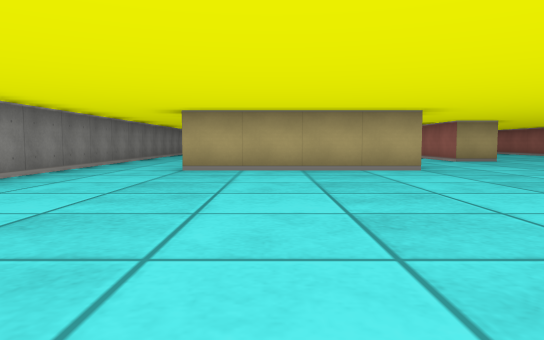
[1] (above)

24 first-person views from a walk through a cub3D level. The camera is about half as high as the walls, tilts 4° down and sees 70° across. The floor is counted in squares. Each view is taken from the middle of a square. On the plan, view 1 faces up. The plan holds only what a view shows up to about 9 squares ahead; the rest is blank.

[2]
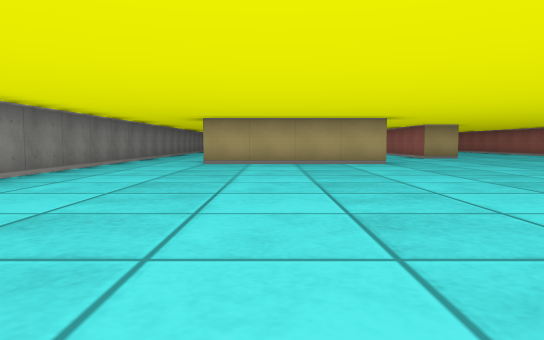

[3]
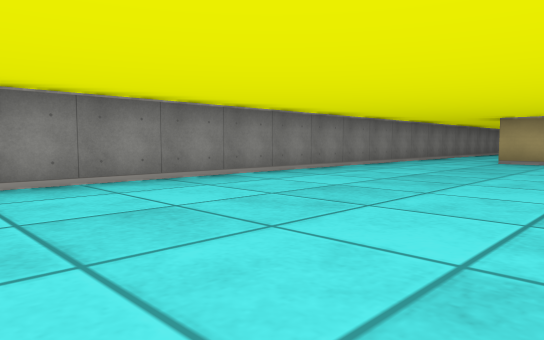

[4]
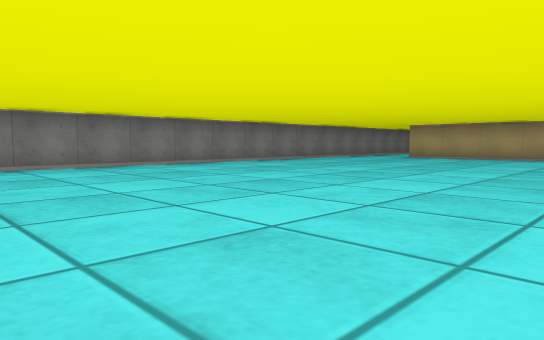

[5]
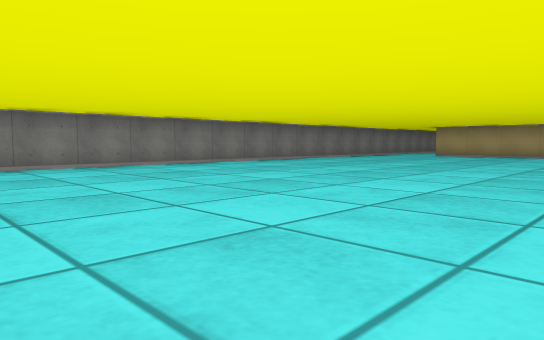

[6]
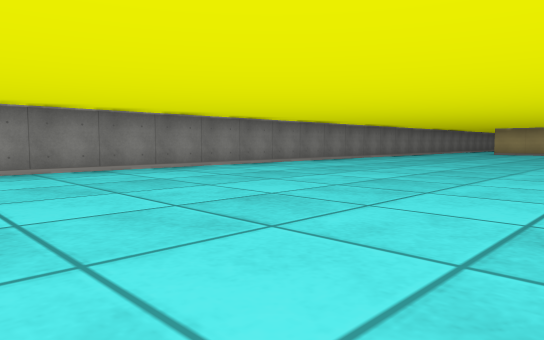

[7]
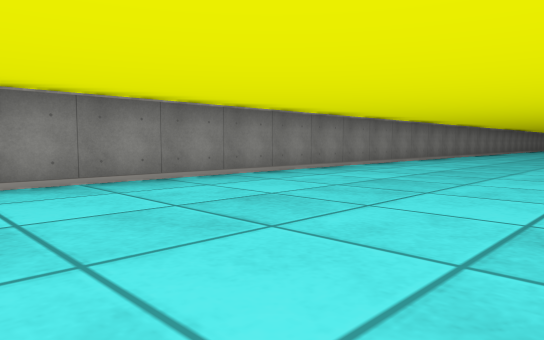

[8]
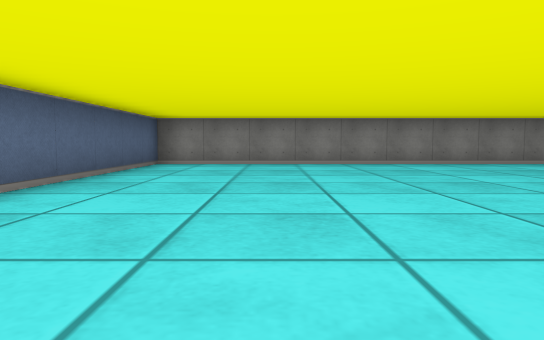

[9]
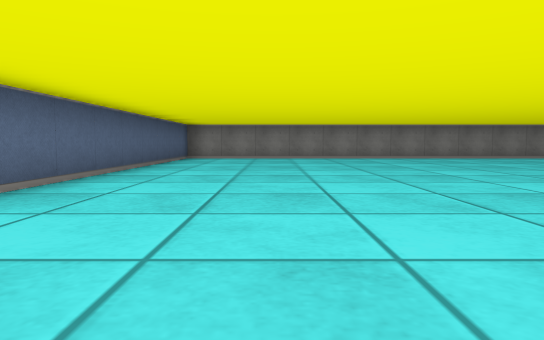

[10]
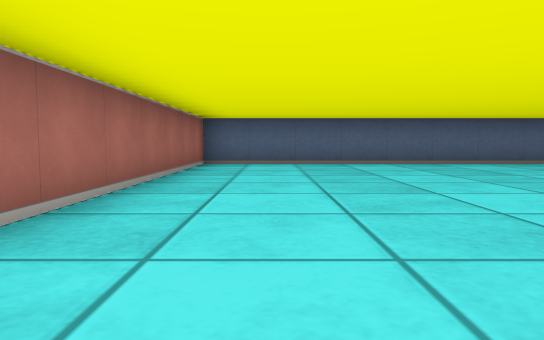

[11]
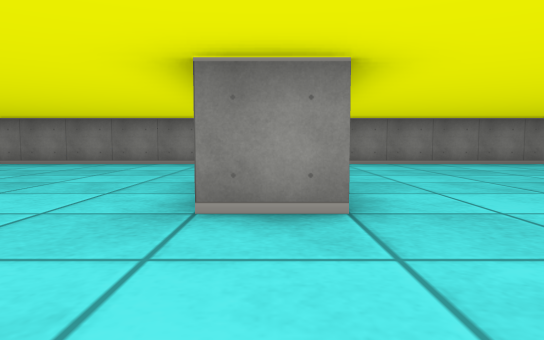

[12]
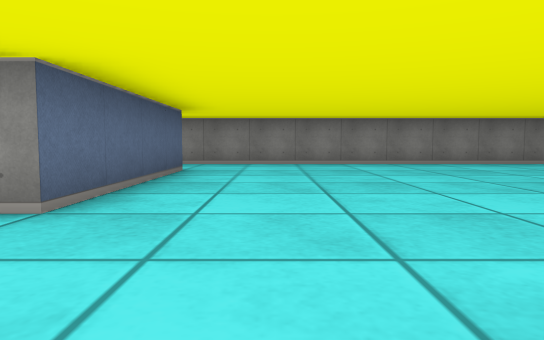

[13]
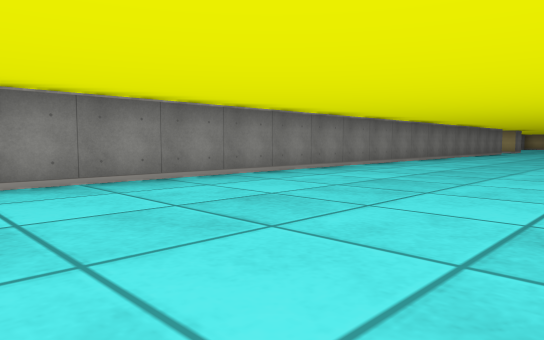

[14]
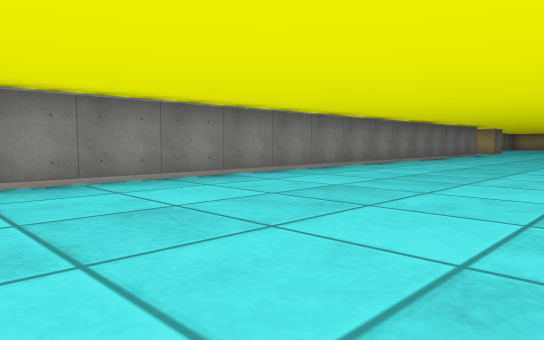

[15]
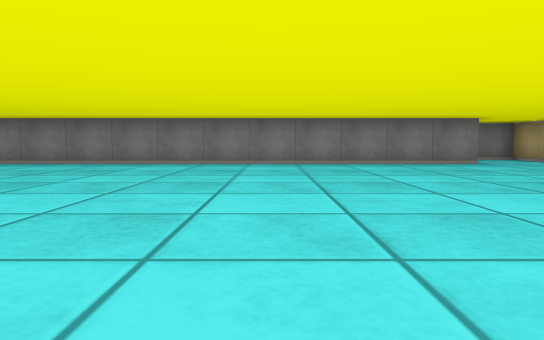

[16]
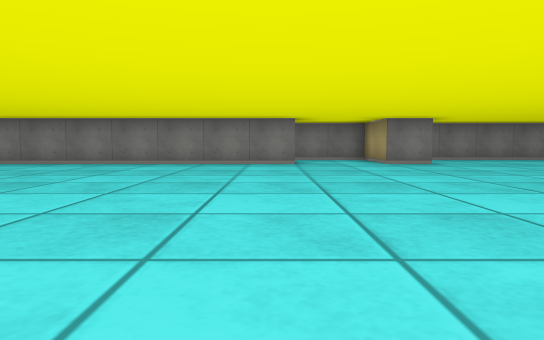

[17]
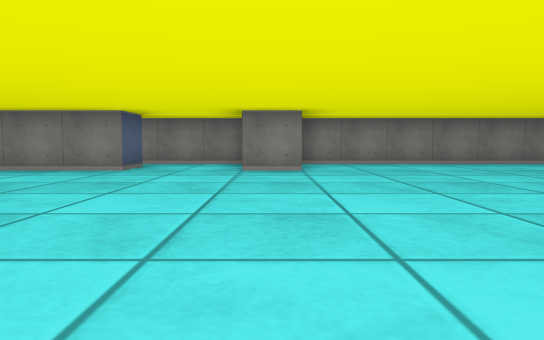

[18]
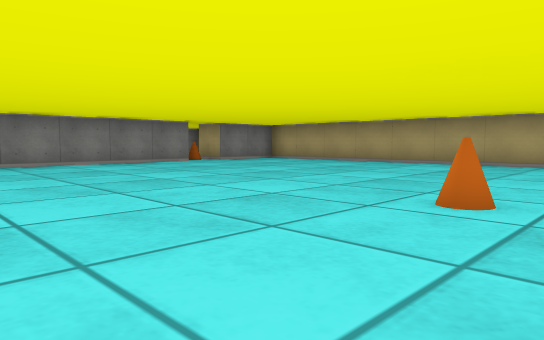

[19]
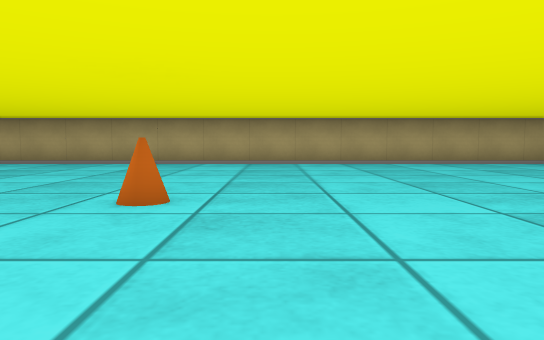

[20]
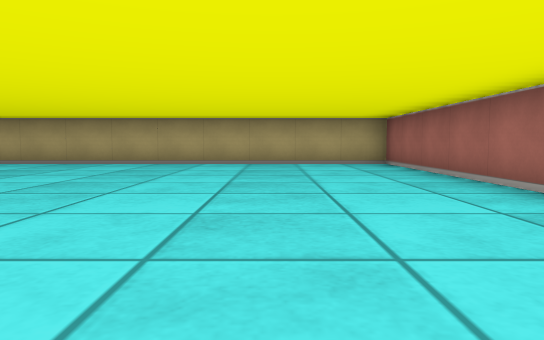

[21]
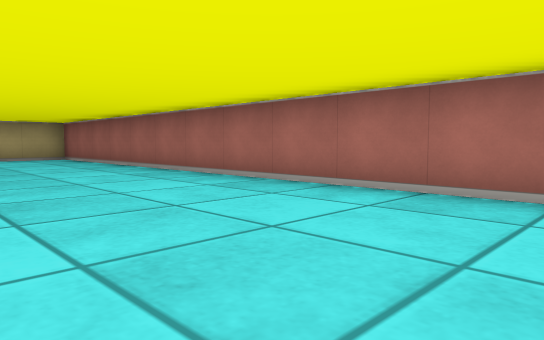

[22]
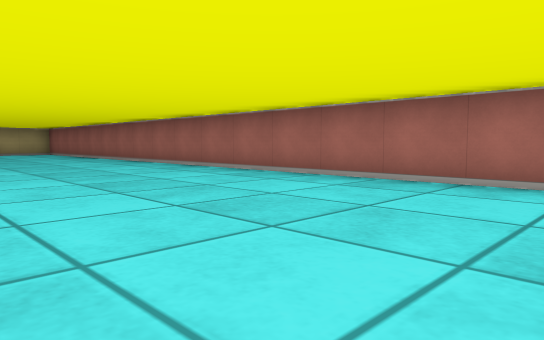

[23]
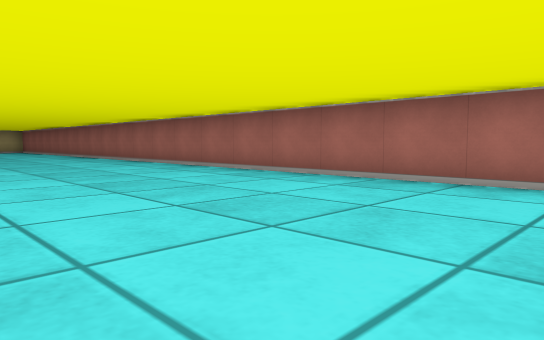

[24]
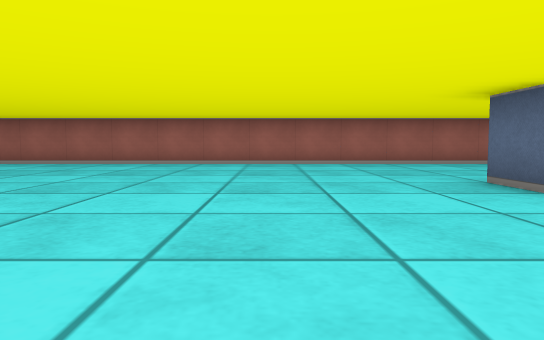

### Floor plan
Points are (right, up) in squares from view 1. A wall is a line through its corners. A room is listed if a view was taken in it or the views show most of it. See-through windows are left out.
Room 1 (views 1, 2, 3, 4, 5, 6, 7, 8, 9, 10, 11)
walls: (2.5, 7.5) (2.5, 6.5) (-1.5, 6.5); (-3.5, 7.5) (-3.5, -16.5) (9.5, -16.5) (9.5, -10)
ways out: opening at (-2.5, 7) to room 2; opening at (6, 8.1) to room 2
Room 2 (views 12, 13, 14, 15, 16, 17, 18, 19, 20, 21, 22, 23, 24)
walls: (4.5, 19.5) (5.5, 19.5); (-4.5, 29.5) (-3.5, 29.5) (-3.5, 7.5); (-3.5, 32.6) (-3.5, 31.5) (-4.1, 31.5); (9.5, 17.2) (9.5, 42.5) (-3, 42.5); (-5.5, 38.4) (-5.5, 32.6); (-1.5, 7.5) (2.5, 7.5)
ways out: opening at (-2.5, 7) to room 1; opening at (6, 8.1) to room 1; opening at (-4, 30.5)
objects: cone (2, 37)

Positions as (right, up) in squares from view 1, and headings:
1: (0, 0), facing up
2: (0, -2), facing up
3: (1, -3), facing up-left
4: (4, -5), facing up-left
5: (4, -7), facing up-left
6: (3, -10), facing up-left
7: (1, -14), facing up-left
8: (5, -14), facing left
9: (8, -14), facing left
10: (8, -8), facing down
11: (5, 7), facing left
12: (5, 9), facing left
13: (1, 12), facing up-left
14: (1, 15), facing up-left
15: (5, 25), facing left
16: (5, 29), facing left
17: (3, 32), facing left
18: (3, 34), facing up-left
19: (3, 34), facing up
20: (7, 34), facing up
21: (6, 31), facing up-right
22: (5, 26), facing up-right
23: (5, 22), facing up-right
24: (1, 22), facing right
